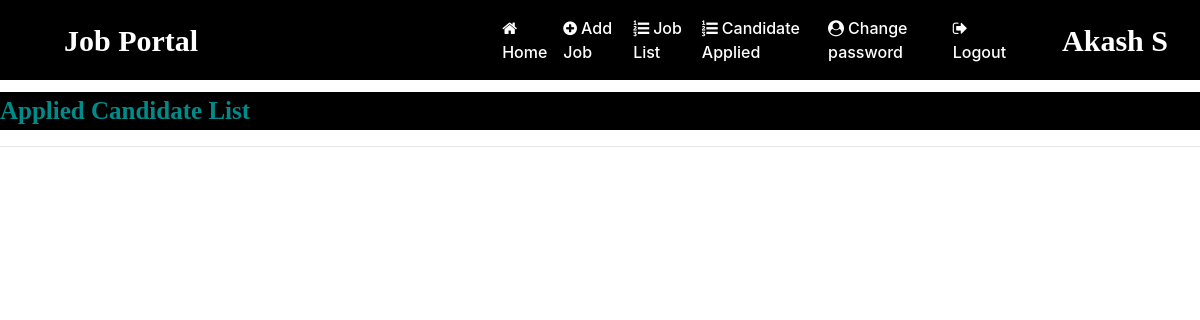
Before: /applied_candidates (signed in) with the older database file.
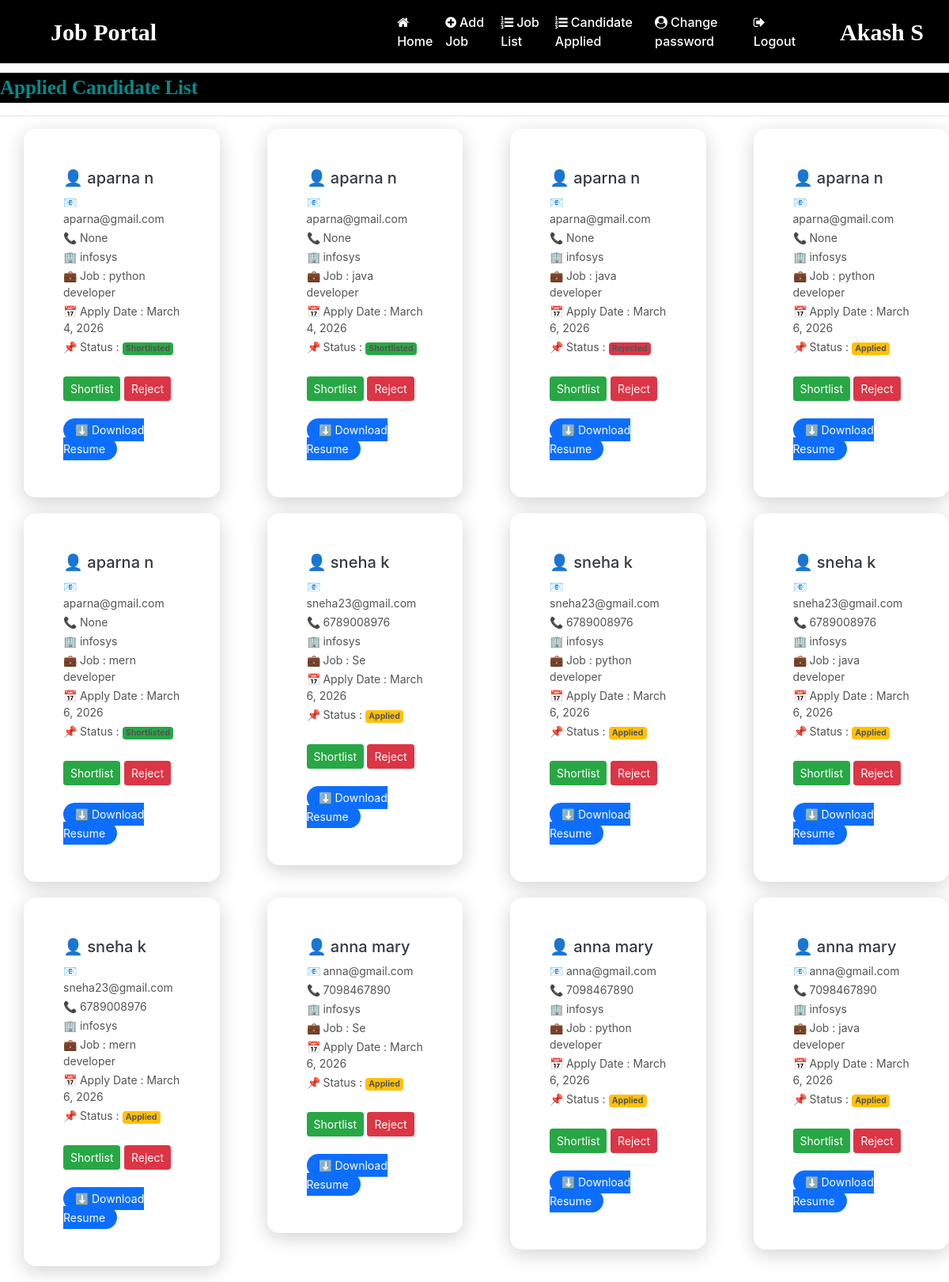
After: the same page with the newer database file.
### job/models.py (models this page shows, shortened)
class Apply(models.Model):
    STATUS_CHOICES = (
        ('Applied', 'Applied'),
        ('Shortlisted', 'Shortlisted'),
        ('Rejected', 'Rejected'),
    )
    job = models.ForeignKey(Job, on_delete=models.CASCADE, null=True, blank=True)
    student = models.ForeignKey(studentUser, on_delete=models.CASCADE)
    resume = models.FileField(null=True, blank=True, upload_to='resumes/')
    apply_date = models.DateField(auto_now_add=True)
    status = models.CharField(
        max_length=20,
        choices=STATUS_CHOICES,
        default='Applied'
    )

class studentUser(models.Model):
    user=models.ForeignKey(User,on_delete=models.CASCADE)
    mobile=models.CharField(max_length=15,null=True)
    image = models.ImageField(upload_to='student_images/', null=True, blank=True)
    gender=models.CharField(max_length=10,null=True)
    type=models.CharField(max_length=15,null=True)

class Job(models.Model):
    recruiter=models.ForeignKey(Recruiter,on_delete=models.CASCADE)
    start_date=models.DateField()
    end_date=models.DateField()
    title=models.CharField(max_length=100)
    salary = models.FloatField()
    image=models.FileField()
    description = models.CharField(max_length=300)
    experience = models.CharField(max_length=50)
    location = models.CharField(max_length=100)
    skills = models.CharField(max_length=100)
    creationdate = models.DateField()

class Recruiter(models.Model):
    user=models.ForeignKey(User,on_delete=models.CASCADE)
    mobile=models.CharField(max_length=15,null=True)
    image=models.FileField(null=True)
    gender=models.CharField(max_length=10,null=True)
    company = models.CharField(max_length=100, null=True)
    type=models.CharField(max_length=15,null=True)
    status = models.CharField(max_length=20 ,null=True)

### job/views.py (the view)
# urls.py: path('applied_candidates', applied_candidates, name='applied_candidates'),
def applied_candidates(request):
    if not request.user.is_authenticated:
        return redirect('recruiter_login')
    data=Apply.objects.all()
    d={'data':data}
    return render(request,'applied_candidates.html',d)

### job/templates/applied_candidates.html (shortened to what this page needs)
<!DOCTYPE html>
<html lang="en">
{% load static %}
<head>
</head>
<body>
    {% include 'recruiter_navigation.html' %}
    <marquee style="font-family:'Monotype Corsiva' ; font-size:25px; color:darkcyan; background-color:black; font-weight: bold; margin-top:1%">
        Applied Candidate List
    </marquee>
    <hr>
<div class="row">
{% for i in data %}
{% if request.user.id == i.job.recruiter.user.id %}
<div class="col-md-3">
<div class="candidate-card">
<h5 class="text-dark">
👤 {{ i.student.user.first_name }} {{ i.student.user.last_name }}
</h5>
<p class="candidate-info">
📧 {{ i.student.user.username }}
</p>
<p class="candidate-info">
📞 {{ i.student.mobile }}
</p>
<p class="candidate-info">
🏢 {{ i.job.recruiter.company }}
</p>
<p class="candidate-info">
💼 Job : {{ i.job.title }}
</p>
<p class="candidate-info">
📅 Apply Date : {{ i.apply_date }}
</p>
    <p class="candidate-info">
📌 Status :
{% if i.status == "Applied" %}
    <span class="badge bg-warning">Applied</span>
{% elif i.status == "Shortlisted" %}
    <span class="badge bg-success">Shortlisted</span>
{% else %}
    <span class="badge bg-danger">Rejected</span>
{% endif %}
</p>
    <br>
<a href="{% url 'update_status' i.id 'Shortlisted' %}"
   class="btn btn-success btn-sm">
   Shortlist
</a>
<a href="{% url 'update_status' i.id 'Rejected' %}"
   class="btn btn-danger btn-sm">
   Reject
</a>
    <br><br>
<a href="{{ i.resume.url }}" class="resume-btn">
⬇ Download Resume
</a>
</div>
</div>
{% endif %}
{% endfor %}
</div>
</body>
</html>

Changed rows visible on the page:
added Apply: student.user.first_name "aparna", student.user.last_name "n", student.user.username "aparna@gmail.com", student.mobile "None", job.recruiter.company "infosys", job "python developer", apply_date "March 4, 2026", status "Shortlisted"
added Apply: student.user.first_name "aparna", student.user.last_name "n", student.user.username "aparna@gmail.com", student.mobile "None", job.recruiter.company "infosys", job "java developer", apply_date "March 4, 2026", status "Shortlisted"
added Apply: student.user.first_name "aparna", student.user.last_name "n", student.user.username "aparna@gmail.com", student.mobile "None", job.recruiter.company "infosys", job "java developer", apply_date "March 6, 2026", status "Rejected"
added Apply: student.user.first_name "aparna", student.user.last_name "n", student.user.username "aparna@gmail.com", student.mobile "None", job.recruiter.company "infosys", job "python developer", apply_date "March 6, 2026", status "Applied"
added Apply: student.user.first_name "aparna", student.user.last_name "n", student.user.username "aparna@gmail.com", student.mobile "None", job.recruiter.company "infosys", job "mern developer", apply_date "March 6, 2026", status "Shortlisted"
added Apply: student.user.first_name "sneha", student.user.last_name "k", student.user.username "sneha23@gmail.com", student.mobile "6789008976", job.recruiter.company "infosys", job "Se", apply_date "March 6, 2026", status "Applied"
added Apply: student.user.first_name "sneha", student.user.last_name "k", student.user.username "sneha23@gmail.com", student.mobile "6789008976", job.recruiter.company "infosys", job "python developer", apply_date "March 6, 2026", status "Applied"
added Apply: student.user.first_name "sneha", student.user.last_name "k", student.user.username "sneha23@gmail.com", student.mobile "6789008976", job.recruiter.company "infosys", job "java developer", apply_date "March 6, 2026", status "Applied"
added Apply: student.user.first_name "sneha", student.user.last_name "k", student.user.username "sneha23@gmail.com", student.mobile "6789008976", job.recruiter.company "infosys", job "mern developer", apply_date "March 6, 2026", status "Applied"
added Apply: student.user.first_name "anna", student.user.last_name "mary", student.user.username "anna@gmail.com", student.mobile "7098467890", job.recruiter.company "infosys", job "Se", apply_date "March 6, 2026", status "Applied"
added Apply: student.user.first_name "anna", student.user.last_name "mary", student.user.username "anna@gmail.com", student.mobile "7098467890", job.recruiter.company "infosys", job "python developer", apply_date "March 6, 2026", status "Applied"
added Apply: student.user.first_name "anna", student.user.last_name "mary", student.user.username "anna@gmail.com", student.mobile "7098467890", job.recruiter.company "infosys", job "java developer", apply_date "March 6, 2026", status "Applied"
